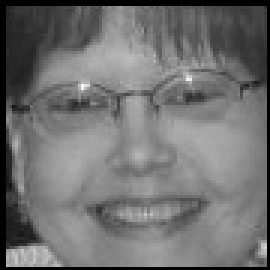
#> input picture a.jpg, 90 x 90 px (shown 3 times larger)
$ python -i RealtimeDetect.py   (imports and definitions only)
#> lines starting #> are read from the running program, lines starting #| are printed output that depends on the picture; after the words box and inside, x2 and y2 are one past the last pixel; in counts of white or black regions, pixels touching at a corner belong together
#> further down, picture is the input picture: shape (90, 90, 3); min 0, max 250, mean 112.7
import numpy as np
import cv2
import SmileDetect
def detectFace(img):

    face_haar = cv2.CascadeClassifier("haarcascade_frontalface_default.xml")
    gray= cv2.cvtColor(img, cv2.COLOR_BGR2GRAY)
    gray= cv2.GaussianBlur(gray, (5,5), 0, 0)
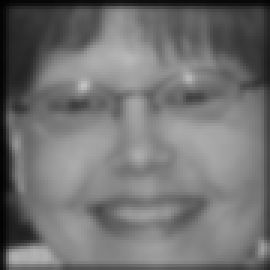
#> gray: shape (90, 90) (shown 3 times larger); min 2, max 194, mean 113.6
    facespos = face_haar.detectMultiScale(gray, 1.2, 4)
#> facespos = [[10, 8, 71, 71]]
    faces=[]
    pos=[]
    if len(facespos)!=0:
        for x,y,w,h in facespos:
            cv2.rectangle(img, (x, y), (x + w, y + h), (255, 255, 0), 2)
            faces.append(gray[y:y+h,x:x+w].copy())
            pos.append((x,y+h,y,x+w))
#> this loop made 1 pass
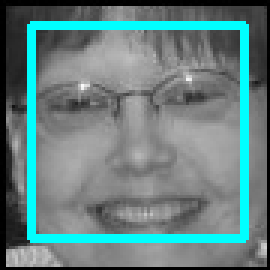
#> img: shape (90, 90, 3) (shown 3 times larger); 10.47% of pixels changed, all inside (x1, y1, x2, y2) = (9, 7, 83, 81)
#> after the loop, faces = 1 item; pos = [(10, 79, 8, 81)]
        return True,faces,img,pos
    else:
        return False,None,img,None
# [82 lines left out: functions detectPhoto, main, not called in this run]

# [1 line not run here, left out]

>>> import cv2
>>> picture = cv2.imread('a.jpg')
>>> result = detectFace(picture)

$ run again, on file0001.jpg
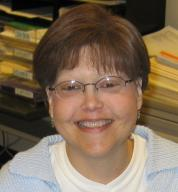
#> input picture file0001.jpg, 178 x 192 px
#> picture is the input picture: shape (192, 178, 3); mean B, G, R 84.2, 105.7, 125.4
#> in detectFace, `gray= cv2.cvtColor(img, cv2.COLOR_BGR2GRAY)`:
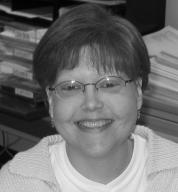
#> gray: shape (192, 178); min 1, max 250, mean 109.2
#> facespos = [[46, 53, 90, 90]]
#> the loop in detectFace, `for x,y,w,h in facespos:` made 1 pass
#> after the loop in detectFace, `for x,y,w,h in facespos:`:
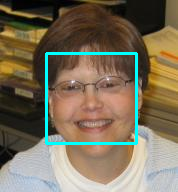
#> img: shape (192, 178, 3); 3.15% of pixels changed, all inside (x1, y1, x2, y2) = (45, 52, 138, 145)
#> after the loop in detectFace, `for x,y,w,h in facespos:`: faces = 1 item; pos = [(46, 143, 53, 136)]
